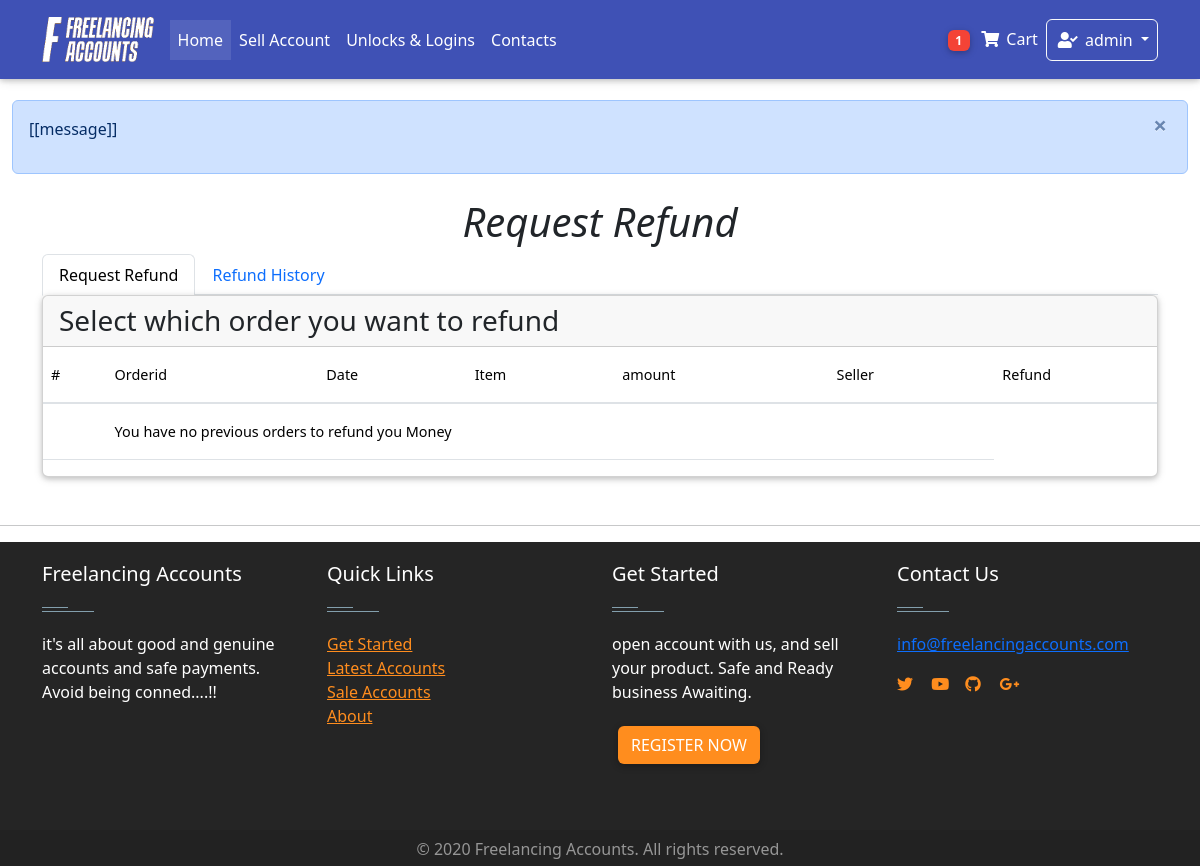
The app's page /dashboard/refund/ (signed in), older data.
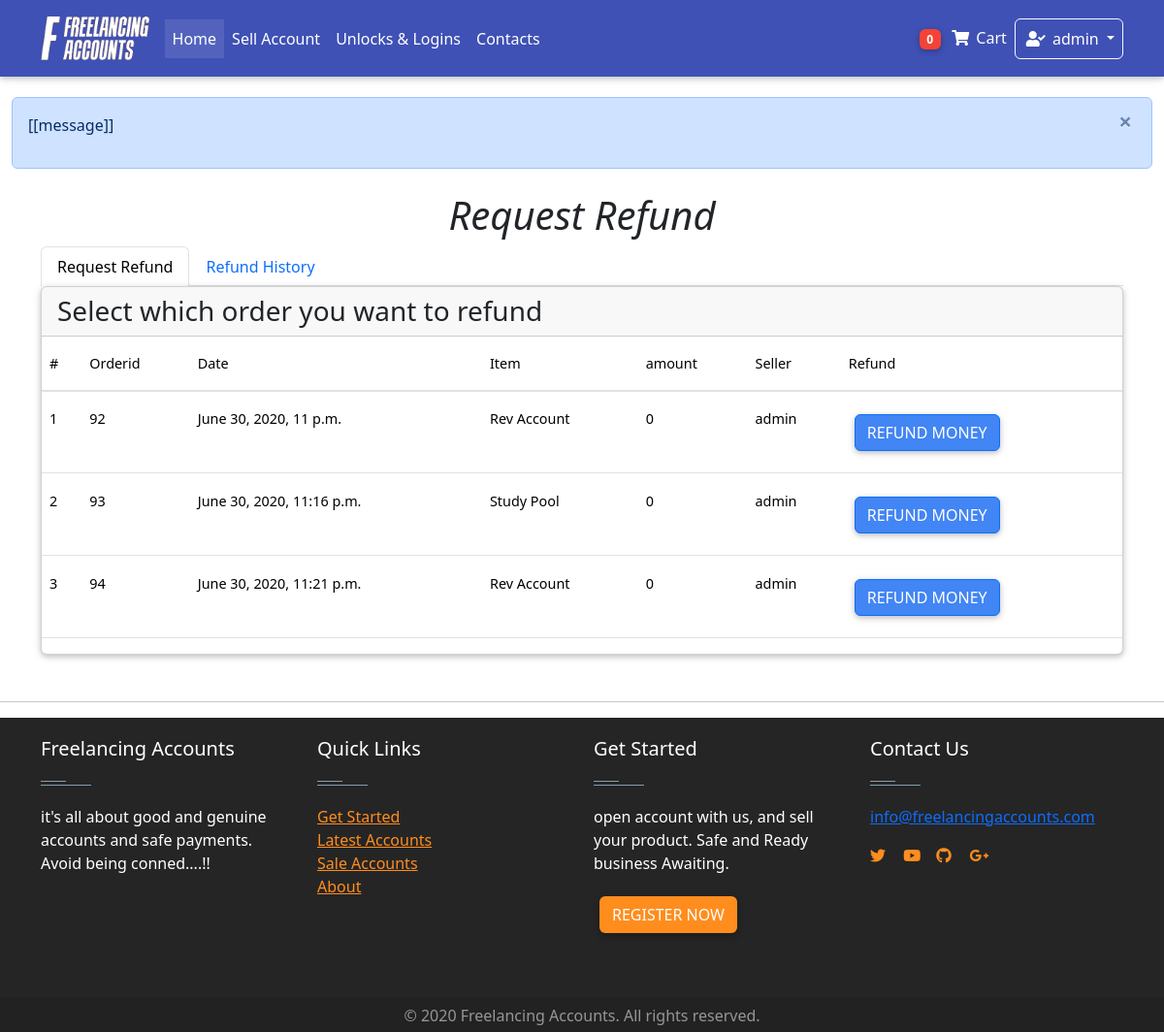
The same page, newer data.
### Home/models.py (models this page shows, shortened)
class Order(models.Model):
    user = models.ForeignKey(settings.AUTH_USER_MODEL,on_delete = models.CASCADE)
    items = models.ManyToManyField(OrderItem)
    start_date = models.DateField(auto_now_add = True)
    ordered_date = models.DateTimeField()
    ordered = models.BooleanField(default = False)
    seller = models.ForeignKey(settings.AUTH_USER_MODEL,on_delete = models.CASCADE, related_name="user", blank=True, null = True)
    amount = models.IntegerField(default=0.0)
    released = models.BooleanField(default=False)
    refund = models.BooleanField(default=False)
    billing_address = models.ForeignKey(
        "BillingAddress", on_delete = models.SET_NULL, blank = True, null = True)

class OrderItem(models.Model):
    user = models.ForeignKey(settings.AUTH_USER_MODEL,on_delete = models.CASCADE)
    item = models.ForeignKey(Item, on_delete = models.CASCADE)
    quantity = models.IntegerField(default= 1)
    ordered = models.BooleanField(default = False)

class Item(models.Model):
    created_by = models.ForeignKey(settings.AUTH_USER_MODEL,on_delete = models.CASCADE,blank = True, null = True, editable = False)
    created_at = models.DateTimeField(auto_now_add= True, blank = True, null = True )
    title = models.CharField(max_length = 100)
    slug = models.SlugField(blank = True, null = True)
    price = models.FloatField(default = 0.0)
    discountprice = models.FloatField(blank= True, null = True)
    category = models.CharField(choices = Category_choices, max_length=2)
    label = models.CharField(choices = Label_choices, max_length=1)
    Level = models.CharField(choices = Level_choices, max_length = 15 ,blank= True, null = True)
    finished_orders = models.IntegerField(default = 1)
    rating = models.IntegerField(default = 50 )
    Reviews =models.IntegerField( default = 1)
    profile = models.CharField( max_length = 20)
    description = models.TextField()
    diplay_pic = models.ImageField(upload_to = "display_pics/%Y%m%d/", max_length =255 )
    contact = models.CharField(max_length=15 ,null = True,blank= True)
    sold = models.BooleanField(default=False)

### dashboard/views.py (the view)
# urls.py: path("refund/", views.RefundView.as_view(), name = "refund"),
class RefundView(generic.ListView):
    model = Order
    template_name = "dashboard/refund.html"
    def get_queryset(self):
        queryset =  super(RefundView, self).get_queryset()
        queryset = queryset.filter(user = self.request.user, ordered= True, refund=False, released=False)
        return queryset
    def get_context_data(self, **kwargs):
        context = super(RefundView, self).get_context_data(**kwargs)
        refund = Refund.objects.filter(user = self.request.user).order_by("-date")
        context["refund"] = refund
        return context

### Home/templatetags/cart_template_tags.py (called while the page is built)
@register.filter
def cart_item_count(user):
    if user.is_authenticated:
        qs = Order.objects.filter(user = user, ordered = False)
        if qs.exists():
            return qs[0].items.count()
    return 0

@register.filter
def account_cash(user):
    if user.is_authenticated:
        qs = AccountsModel.objects.get(user= user)
        amount= qs.amount
        return amount

### Home/templatetags/login_tag.py (called while the page is built)
@register.inclusion_tag('logins/login_form.html')
def login_form_tag(current_page=None):
    return {'loginform': LoginForm(),
            'redirect_to': current_page}

### Home/templates/dashboard/refund.html (shortened to what this page needs)
<!DOCTYPE html>
{% extends 'base.html'%}
{% block content%}
<Main class="container">
    <h1 class="text-center "> <i> Request Refund </i></h1>
  <ul class="nav nav-tabs md-tabs " id="myTabMD" role="tablist">
    <li class="nav-item">
      <a class="nav-link active" id="home-tab-md" data-toggle="tab" href="#home-md" role="tab" aria-controls="home-md"
        aria-selected="true">Request Refund</a>
    </li>
    <li class="nav-item">
      <a class="nav-link" id="profile-tab-md" data-toggle="tab" href="#profile-md" role="tab" aria-controls="profile-md"
        aria-selected="false">  Refund History  </a>
    </li>
  </ul>
  <div class="tab-content " id="myTabContentMD">
    <div class="tab-pane fade show active" id="home-md" role="tabpanel" aria-labelledby="home-tab-md">
      <div class="card">
        <h3 class="card-header"> Select which order you want to refund</h3>
        <div class="table-responsive  text-nowrap">
            <table class="table table-hover ">
              <thead>
                <tr>
                  <th>#</th>
                  <th>Orderid</th>
                  <th>Date</th>
                  <th>Item</th>
                  <th>amount</th>
                  <th>Seller</th>
                  <th>Refund</th>
                </tr>
              </thead>
              <tbody>
               {% for object in object_list%}
                <tr style="height:min-content">
                  <th scope="row">{{forloop.counter}}</th>
                  <td>{{ object.id }}</td>
                  <td>{{ object.ordered_date }}</td>
                  <td>
                    {% for obj in object.items.all %}
                    <p> {{ obj.item.title }} </p>
                  {% endfor %}
                  </td>
                  <td>{{ object.amount }}</td>
                  <td>{{ object.seller }}</td>
                  <td>
                    <button id="btn"  class="btn btn-primary" onclick="refund(this);" data-toggle="modal" data-target="#modalRegisterForm">Refund Money</button>
                  </td>
                </tr>
                {% empty %}
                <tr>
                  <th scope="row"></th>
                  <td colspan="5"> You have no previous orders to refund you Money </td>
                </tr>
                {% endfor %}
              </tbody>
            </table>
          </div>
    </div>
    </div>
  </div>
</Main>
<hr class="mt-5">
{% endblock %}

### Home/templates/nav.html (shortened to what this page needs)
{% load cart_template_tags %}
{% load static %}
    <nav class="navbar fixed-top navbar-expand-lg  navbar-dark indigo mb-5 scrolling-navbar">
        <div class = 'container' >
            <a class="navbar-brand" href="/home/">
              <img src="{% static 'whitelogo.png' %}" height="45px" alt="">
            </a>
            <div class="collapse navbar-collapse" id="navbarSupportedContent">
              <ul class="navbar-nav mr-auto">
                <li class="nav-item active">
                  <a class="nav-link" href="/home/"> Home <span class="sr-only">(current)</span></a>
                </li>
                <li class="nav-item">
                  <a class = "nav-link" href="/sell-account/" >
                    Sell Account
                  </a>
                </li>
                <li class="nav-item">
                  <a class = "nav-link" href="/unlocks/" >
                    Unlocks & Logins
                  </a>
                </li>
                <li class="nav-item">
                  <a class = "nav-link" href="/" >
                    Contacts
                  </a>
                </li>
              </ul>
            </div>
            <ul class="navbar-nav nav-flex-icons mx-right">
              {%  if request.user.is_authenticated  %}
                <li class="nav-item">
                  <a class="nav-link waves-effect " href = "{% url "Home:order-summary" %}">
                    <span class="badge red z-depth-1 badge-pill mr-1"> {{ request.user|cart_item_count }}</span>
                    <i class="fas fa-shopping-cart"></i>
                    <span class="clearfix d-none d-sm-inline-block"> Cart </span>
                  </a>
                  <li class="nav-item dropdown">
                    <a class="nav-link dropdown-toggle border border-light rounded waves-effect  waves-light" href="#" id="navbarDropdownMenuLink" role="button" data-toggle="dropdown" aria-haspopup="true" aria-expanded="false">
                      <i class="fas fa-user-check"></i>  {{request.user}}
                    </a>
                  </li>
                  {% endif %}
                </ul>
          </div>
        </nav>

Row changes from the older to the newer data that the page shows:
added Order: id "92", ordered_date "June 30, 2020, 11 p.m.", amount "0", seller "admin"
now on this page (row unchanged): OrderItem: item "Rev Account"
added Order: id "93", ordered_date "June 30, 2020, 11:16 p.m.", amount "0", seller "admin"
now on this page (row unchanged): OrderItem: item "Study Pool", shown under "93"
added Order: id "94", ordered_date "June 30, 2020, 11:21 p.m.", amount "0", seller "admin"
Text that changed along with them:
{{ request.user|cart_item_count }}: "1" → "0"
text no longer shown: "You have no previous orders to refund you Money"
